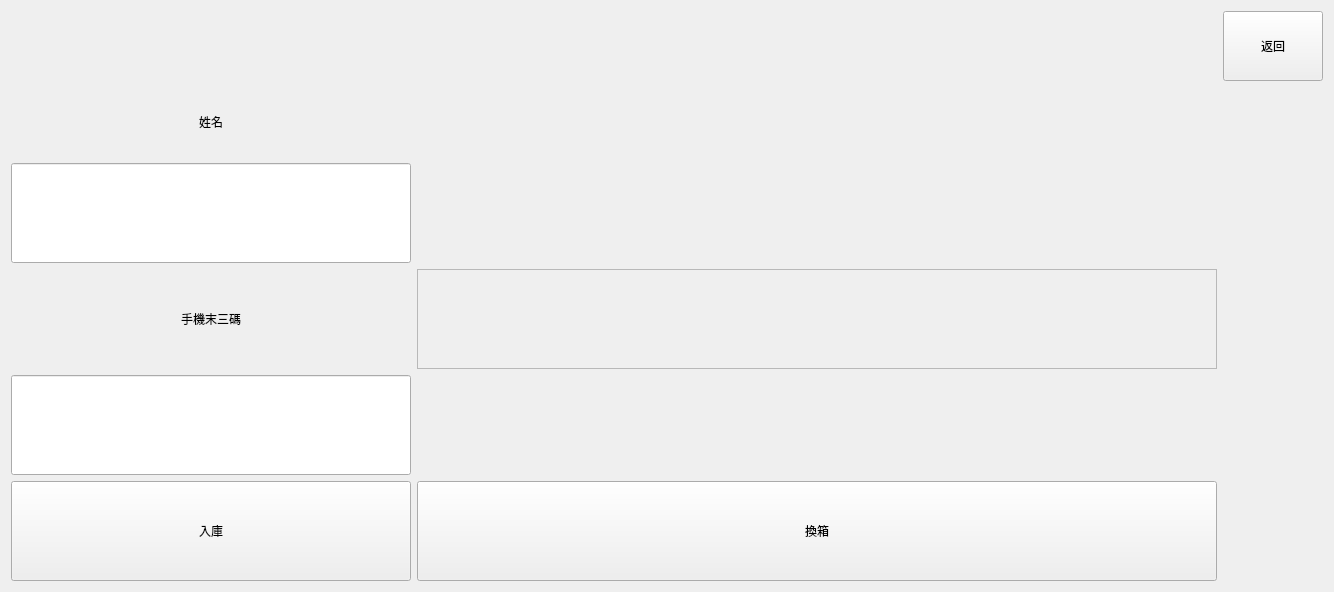
    <widget class="QWidget" name="page_store_single_storepage">
     <layout class="QGridLayout" name="gridLayout_10">
      <item row="0" column="2">
       <widget class="QPushButton" name="btn_store_single_storepage_back">
        <property name="sizePolicy">
         <sizepolicy hsizetype="Fixed" vsizetype="Fixed">
          <horstretch>0</horstretch>
          <verstretch>0</verstretch>
         </sizepolicy>
        </property>
        <property name="minimumSize">
         <size>
          <width>100</width>
          <height>70</height>
         </size>
        </property>
        <property name="styleSheet">
         <string notr="true">font: 26pt &quot;Agency FB&quot;;</string>
        </property>
        <property name="text">
         <string>返回</string>
        </property>
       </widget>
      </item>
      <item row="4" column="0">
       <widget class="QLabel" name="label_4">
        <property name="sizePolicy">
         <sizepolicy hsizetype="Preferred" vsizetype="Fixed">
          <horstretch>0</horstretch>
          <verstretch>0</verstretch>
         </sizepolicy>
        </property>
        <property name="minimumSize">
         <size>
          <width>100</width>
          <height>70</height>
         </size>
        </property>
        <property name="styleSheet">
         <string notr="true">font: 36pt &quot;Agency FB&quot;;</string>
        </property>
        <property name="text">
         <string>手機末三碼</string>
        </property>
        <property name="alignment">
         <set>Qt::AlignCenter</set>
        </property>
       </widget>
      </item>
      <item row="6" column="0">
       <widget class="QPushButton" name="btn_store_single_storepage_store">
        <property name="minimumSize">
         <size>
          <width>400</width>
          <height>100</height>
         </size>
        </property>
        <property name="styleSheet">
         <string notr="true">font: 28pt &quot;Agency FB&quot;;</string>
        </property>
        <property name="text">
         <string>入庫</string>
        </property>
       </widget>
      </item>
      <item row="6" column="1">
       <widget class="QPushButton" name="btn_store_single_storepage_changebox">
        <property name="minimumSize">
         <size>
          <width>400</width>
          <height>100</height>
         </size>
        </property>
        <property name="styleSheet">
         <string notr="true">font: 28pt &quot;Agency FB&quot;;</string>
        </property>
        <property name="text">
         <string>換箱</string>
        </property>
       </widget>
      </item>
      <item row="3" column="0">
       <widget class="QLineEdit" name="lineEdit_store_single_storepage_name">
        <property name="minimumSize">
         <size>
          <width>400</width>
          <height>100</height>
         </size>
        </property>
        <property name="styleSheet">
         <string notr="true">font: 36pt &quot;Agency FB&quot;;</string>
        </property>
        <property name="alignment">
         <set>Qt::AlignCenter</set>
        </property>
       </widget>
      </item>
      <item row="5" column="0">
       <widget class="QLineEdit" name="lineEdit_store_single_storepage_phonenumber">
        <property name="minimumSize">
         <size>
          <width>400</width>
          <height>100</height>
         </size>
        </property>
        <property name="styleSheet">
         <string notr="true">font: 28pt &quot;Agency FB&quot;;</string>
        </property>
        <property name="alignment">
         <set>Qt::AlignCenter</set>
        </property>
       </widget>
      </item>
      <item row="2" column="0">
       <widget class="QLabel" name="label">
        <property name="sizePolicy">
         <sizepolicy hsizetype="Preferred" vsizetype="Fixed">
          <horstretch>0</horstretch>
          <verstretch>0</verstretch>
         </sizepolicy>
        </property>
        <property name="minimumSize">
         <size>
          <width>100</width>
          <height>70</height>
         </size>
        </property>
        <property name="styleSheet">
         <string notr="true">font: 28pt &quot;Agency FB&quot;;</string>
        </property>
        <property name="text">
         <string>姓名</string>
        </property>
        <property name="alignment">
         <set>Qt::AlignCenter</set>
        </property>
       </widget>
      </item>
      <item row="4" column="1">
       <widget class="QFrame" name="frame_store_single_storepage_boxmoving">
        <property name="minimumSize">
         <size>
          <width>800</width>
          <height>100</height>
         </size>
        </property>
        <property name="frameShape">
         <enum>QFrame::StyledPanel</enum>
        </property>
        <property name="frameShadow">
         <enum>QFrame::Raised</enum>
        </property>
       </widget>
      </item>
     </layout>
    </widget>
